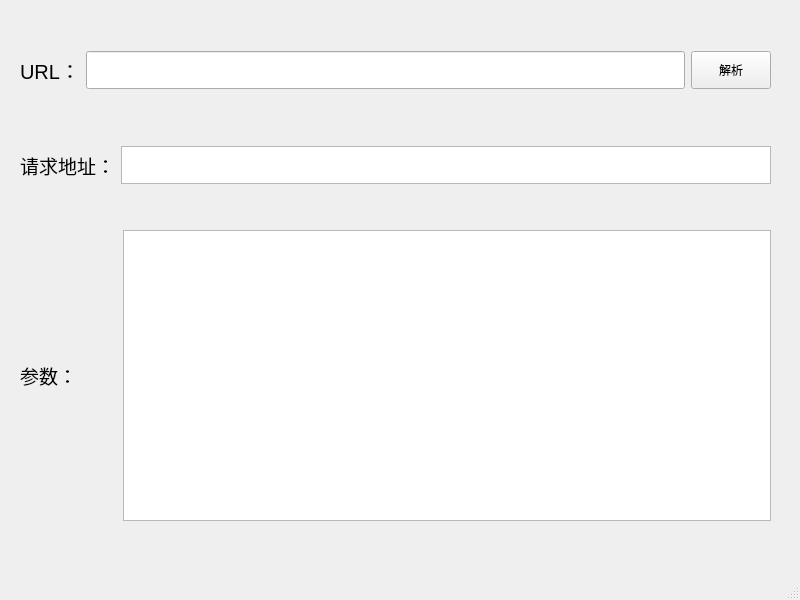
<?xml version="1.0" encoding="UTF-8"?>
<ui version="4.0">
 <class>MainWindow</class>
 <widget class="QMainWindow" name="MainWindow">
  <property name="geometry">
   <rect>
    <x>0</x>
    <y>0</y>
    <width>800</width>
    <height>600</height>
   </rect>
  </property>
  <property name="windowTitle">
   <string>MainWindow</string>
  </property>
  <widget class="QWidget" name="centralwidget">
   <widget class="QWidget" name="">
    <property name="geometry">
     <rect>
      <x>20</x>
      <y>29</y>
      <width>751</width>
      <height>82</height>
     </rect>
    </property>
    <layout class="QHBoxLayout" name="horizontalLayout">
     <item>
      <widget class="QLabel" name="label">
       <property name="font">
        <font>
         <pointsize>15</pointsize>
        </font>
       </property>
       <property name="text">
        <string>URL：</string>
       </property>
       <property name="alignment">
        <set>Qt::AlignCenter</set>
       </property>
      </widget>
     </item>
     <item>
      <widget class="QLineEdit" name="lineEdit">
       <property name="enabled">
        <bool>true</bool>
       </property>
       <property name="sizePolicy">
        <sizepolicy hsizetype="Expanding" vsizetype="Fixed">
         <horstretch>0</horstretch>
         <verstretch>0</verstretch>
        </sizepolicy>
       </property>
       <property name="minimumSize">
        <size>
         <width>0</width>
         <height>0</height>
        </size>
       </property>
       <property name="maximumSize">
        <size>
         <width>16777215</width>
         <height>38</height>
        </size>
       </property>
       <property name="baseSize">
        <size>
         <width>0</width>
         <height>50</height>
        </size>
       </property>
      </widget>
     </item>
     <item>
      <widget class="QPushButton" name="pushButton">
       <property name="maximumSize">
        <size>
         <width>16777215</width>
         <height>38</height>
        </size>
       </property>
       <property name="text">
        <string>解析</string>
       </property>
      </widget>
     </item>
    </layout>
   </widget>
   <widget class="QWidget" name="">
    <property name="geometry">
     <rect>
      <x>20</x>
      <y>140</y>
      <width>751</width>
      <height>51</height>
     </rect>
    </property>
    <layout class="QHBoxLayout" name="horizontalLayout_2">
     <item>
      <widget class="QLabel" name="label_3">
       <property name="font">
        <font>
         <family>.PingFang SC</family>
         <pointsize>14</pointsize>
         <kerning>true</kerning>
        </font>
       </property>
       <property name="text">
        <string>请求地址：</string>
       </property>
      </widget>
     </item>
     <item>
      <widget class="QTextBrowser" name="textBrowser_2">
       <property name="maximumSize">
        <size>
         <width>16777215</width>
         <height>38</height>
        </size>
       </property>
      </widget>
     </item>
    </layout>
   </widget>
   <widget class="QWidget" name="">
    <property name="geometry">
     <rect>
      <x>20</x>
      <y>230</y>
      <width>751</width>
      <height>291</height>
     </rect>
    </property>
    <layout class="QHBoxLayout" name="horizontalLayout_3">
     <item>
      <widget class="QLabel" name="label_2">
       <property name="font">
        <font>
         <family>.PingFang SC</family>
         <pointsize>14</pointsize>
         <kerning>true</kerning>
        </font>
       </property>
       <property name="text">
        <string>参数：</string>
       </property>
      </widget>
     </item>
     <item>
      <spacer name="horizontalSpacer">
       <property name="orientation">
        <enum>Qt::Horizontal</enum>
       </property>
       <property name="sizeType">
        <enum>QSizePolicy::Maximum</enum>
       </property>
       <property name="sizeHint" stdset="0">
        <size>
         <width>40</width>
         <height>20</height>
        </size>
       </property>
      </spacer>
     </item>
     <item>
      <widget class="QTextBrowser" name="textBrowser"/>
     </item>
    </layout>
   </widget>
  </widget>
  <widget class="QMenuBar" name="menubar">
   <property name="geometry">
    <rect>
     <x>0</x>
     <y>0</y>
     <width>800</width>
     <height>26</height>
    </rect>
   </property>
  </widget>
  <widget class="QStatusBar" name="statusbar"/>
 </widget>
 <resources/>
 <connections/>
</ui>
